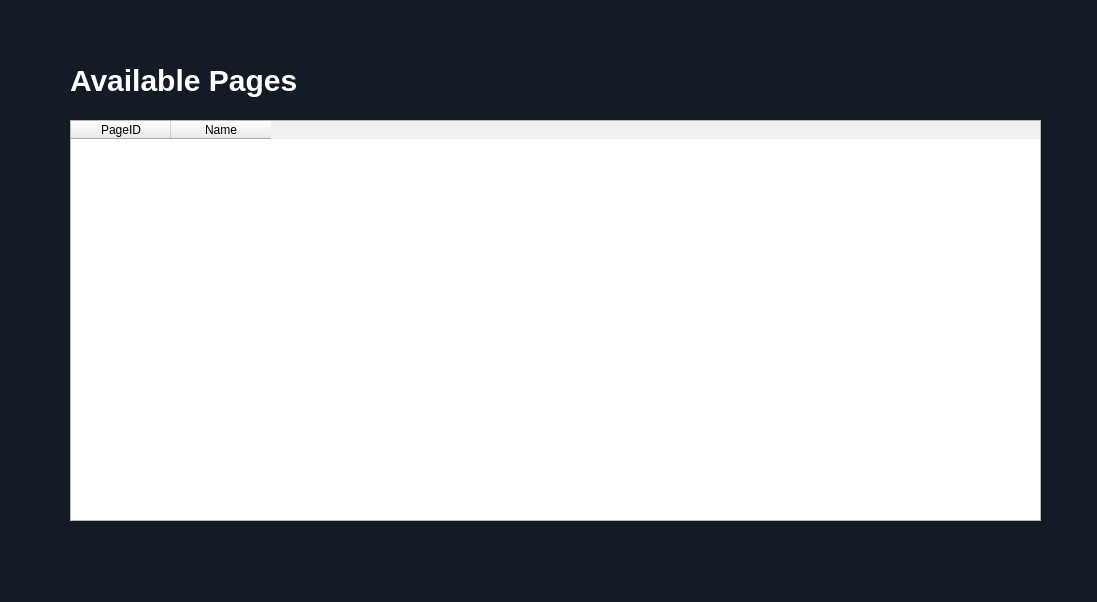
<?xml version="1.0" encoding="UTF-8"?>
<ui version="4.0">
 <class>PageView</class>
 <widget class="QDialog" name="PageView">
  <property name="geometry">
   <rect>
    <x>0</x>
    <y>0</y>
    <width>1097</width>
    <height>602</height>
   </rect>
  </property>
  <property name="windowTitle">
   <string>Dialog</string>
  </property>
  <property name="styleSheet">
   <string notr="true">QDialog{
	background-color:#131B26;
}</string>
  </property>
  <widget class="QLabel" name="labelpara">
   <property name="geometry">
    <rect>
     <x>70</x>
     <y>50</y>
     <width>821</width>
     <height>61</height>
    </rect>
   </property>
   <property name="styleSheet">
    <string notr="true">QLabel#labelpara{
	color: #fff;
	font-size: 30px;
	font-weight: 600;
	font-family: 'Lato';
}</string>
   </property>
   <property name="text">
    <string>Available Pages</string>
   </property>
  </widget>
  <widget class="QTableWidget" name="tableWidget">
   <property name="geometry">
    <rect>
     <x>70</x>
     <y>120</y>
     <width>971</width>
     <height>401</height>
    </rect>
   </property>
   <property name="styleSheet">
    <string notr="true">QTableWidget {
  color: #222; /* Dark, rich black */
  font-family: &quot;Loto&quot;, sans-serif; /* Ensure fallback font */
  padding: 10px;
  background-color: #f5f5f5; /* Light gray background */
  border: 1px solid #ddd; /* Subtle light gray border */
  border-radius: 5px; /* Gentle rounded corners */

  /* Optional: Add hover effect for a touch of interactivity */
  QTableWidget::item:hover {
    background-color: #eee; /* Slightly lighter gray on hover */
  }

  /* Optional: Add a subtle shadow for depth (adjust as needed) */
  QTableWidget {
    box-shadow: 0 1px 3px rgba(0, 0, 0, 0.1);
  }
}

/* Optional: Style the list items (text) for better readability */
QTableWidget::item {
  color: inherit; /* Inherit the dark black color from the parent */
}
</string>
   </property>
   <column>
    <property name="text">
     <string>PageID</string>
    </property>
   </column>
   <column>
    <property name="text">
     <string>Name</string>
    </property>
   </column>
  </widget>
 </widget>
 <resources/>
 <connections/>
</ui>
